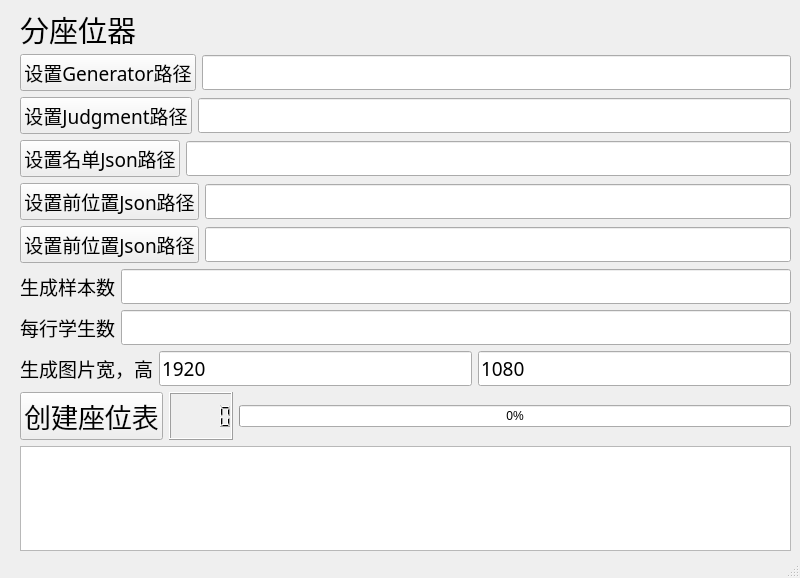
<?xml version="1.0" encoding="UTF-8"?>
<ui version="4.0">
 <class>MainWindow</class>
 <widget class="QMainWindow" name="MainWindow">
  <property name="enabled">
   <bool>true</bool>
  </property>
  <property name="geometry">
   <rect>
    <x>0</x>
    <y>0</y>
    <width>800</width>
    <height>578</height>
   </rect>
  </property>
  <property name="acceptDrops">
   <bool>false</bool>
  </property>
  <property name="windowTitle">
   <string>MainWindow</string>
  </property>
  <property name="tabShape">
   <enum>QTabWidget::Rounded</enum>
  </property>
  <widget class="QWidget" name="centralwidget">
   <widget class="QWidget" name="layoutWidget">
    <property name="geometry">
     <rect>
      <x>20</x>
      <y>10</y>
      <width>771</width>
      <height>541</height>
     </rect>
    </property>
    <layout class="QVBoxLayout" name="verticalLayout_3">
     <item>
      <widget class="QLabel" name="label">
       <property name="minimumSize">
        <size>
         <width>0</width>
         <height>38</height>
        </size>
       </property>
       <property name="font">
        <font>
         <family>微软雅黑</family>
         <pointsize>22</pointsize>
        </font>
       </property>
       <property name="text">
        <string>分座位器</string>
       </property>
      </widget>
     </item>
     <item>
      <layout class="QVBoxLayout" name="verticalLayout_2">
       <item>
        <layout class="QVBoxLayout" name="verticalLayout">
         <item>
          <layout class="QHBoxLayout" name="horizontalLayout">
           <item>
            <widget class="QPushButton" name="SetGeneratorPath">
             <property name="font">
              <font>
               <family>微软雅黑</family>
               <pointsize>14</pointsize>
               <weight>50</weight>
               <bold>false</bold>
              </font>
             </property>
             <property name="text">
              <string>设置Generator路径</string>
             </property>
            </widget>
           </item>
           <item>
            <widget class="QLineEdit" name="GeneratorPath">
             <property name="font">
              <font>
               <family>微软雅黑</family>
               <pointsize>14</pointsize>
              </font>
             </property>
             <property name="frame">
              <bool>true</bool>
             </property>
             <property name="clearButtonEnabled">
              <bool>false</bool>
             </property>
            </widget>
           </item>
          </layout>
         </item>
         <item>
          <layout class="QHBoxLayout" name="horizontalLayout_2">
           <item>
            <widget class="QPushButton" name="SetJudgmentPath">
             <property name="font">
              <font>
               <family>微软雅黑</family>
               <pointsize>14</pointsize>
               <weight>50</weight>
               <bold>false</bold>
              </font>
             </property>
             <property name="text">
              <string>设置Judgment路径</string>
             </property>
            </widget>
           </item>
           <item>
            <widget class="QLineEdit" name="JudgmentPath">
             <property name="font">
              <font>
               <family>微软雅黑</family>
               <pointsize>14</pointsize>
              </font>
             </property>
            </widget>
           </item>
          </layout>
         </item>
         <item>
          <layout class="QHBoxLayout" name="horizontalLayout_8">
           <item>
            <widget class="QPushButton" name="SetNames">
             <property name="font">
              <font>
               <family>微软雅黑</family>
               <pointsize>14</pointsize>
               <weight>50</weight>
               <bold>false</bold>
              </font>
             </property>
             <property name="text">
              <string>设置名单Json路径</string>
             </property>
            </widget>
           </item>
           <item>
            <widget class="QLineEdit" name="Names">
             <property name="font">
              <font>
               <family>微软雅黑</family>
               <pointsize>14</pointsize>
              </font>
             </property>
             <property name="frame">
              <bool>true</bool>
             </property>
             <property name="clearButtonEnabled">
              <bool>false</bool>
             </property>
            </widget>
           </item>
          </layout>
         </item>
         <item>
          <layout class="QHBoxLayout" name="horizontalLayout_3">
           <item>
            <widget class="QPushButton" name="SetJsonPath">
             <property name="font">
              <font>
               <family>微软雅黑</family>
               <pointsize>14</pointsize>
               <weight>50</weight>
               <bold>false</bold>
              </font>
             </property>
             <property name="text">
              <string>设置前位置Json路径</string>
             </property>
            </widget>
           </item>
           <item>
            <widget class="QLineEdit" name="JsonPath">
             <property name="font">
              <font>
               <family>微软雅黑</family>
               <pointsize>14</pointsize>
              </font>
             </property>
            </widget>
           </item>
          </layout>
         </item>
         <item>
          <layout class="QHBoxLayout" name="horizontalLayout_17">
           <item>
            <widget class="QPushButton" name="SetJsonPath_3">
             <property name="font">
              <font>
               <family>微软雅黑</family>
               <pointsize>14</pointsize>
               <weight>50</weight>
               <bold>false</bold>
              </font>
             </property>
             <property name="text">
              <string>设置前位置Json路径</string>
             </property>
            </widget>
           </item>
           <item>
            <widget class="QLineEdit" name="JsonPath_3">
             <property name="font">
              <font>
               <family>微软雅黑</family>
               <pointsize>14</pointsize>
              </font>
             </property>
             <property name="text">
              <string/>
             </property>
            </widget>
           </item>
          </layout>
         </item>
         <item>
          <layout class="QHBoxLayout" name="horizontalLayout_6">
           <item>
            <widget class="QLabel" name="label_2">
             <property name="font">
              <font>
               <family>微软雅黑</family>
               <pointsize>14</pointsize>
              </font>
             </property>
             <property name="text">
              <string>生成样本数</string>
             </property>
            </widget>
           </item>
           <item>
            <widget class="QLineEdit" name="SampleNumber">
             <property name="font">
              <font>
               <family>微软雅黑</family>
               <pointsize>14</pointsize>
              </font>
             </property>
            </widget>
           </item>
          </layout>
         </item>
         <item>
          <layout class="QHBoxLayout" name="horizontalLayout_5">
           <item>
            <widget class="QLabel" name="label_3">
             <property name="font">
              <font>
               <family>微软雅黑</family>
               <pointsize>14</pointsize>
              </font>
             </property>
             <property name="text">
              <string>每行学生数</string>
             </property>
            </widget>
           </item>
           <item>
            <widget class="QLineEdit" name="splNumber">
             <property name="font">
              <font>
               <family>微软雅黑</family>
               <pointsize>14</pointsize>
              </font>
             </property>
            </widget>
           </item>
          </layout>
         </item>
         <item>
          <layout class="QHBoxLayout" name="horizontalLayout_4">
           <item>
            <widget class="QLabel" name="label_4">
             <property name="font">
              <font>
               <family>微软雅黑</family>
               <pointsize>14</pointsize>
              </font>
             </property>
             <property name="text">
              <string>生成图片宽，高</string>
             </property>
            </widget>
           </item>
           <item>
            <widget class="QLineEdit" name="PicWidth">
             <property name="font">
              <font>
               <family>微软雅黑</family>
               <pointsize>14</pointsize>
              </font>
             </property>
             <property name="text">
              <string>1920</string>
             </property>
            </widget>
           </item>
           <item>
            <widget class="QLineEdit" name="PicHeight">
             <property name="font">
              <font>
               <family>微软雅黑</family>
               <pointsize>14</pointsize>
              </font>
             </property>
             <property name="text">
              <string>1080</string>
             </property>
            </widget>
           </item>
          </layout>
         </item>
        </layout>
       </item>
       <item>
        <layout class="QHBoxLayout" name="horizontalLayout_7">
         <item>
          <widget class="QPushButton" name="Generate">
           <property name="font">
            <font>
             <family>微软雅黑</family>
             <pointsize>20</pointsize>
            </font>
           </property>
           <property name="text">
            <string>创建座位表</string>
           </property>
          </widget>
         </item>
         <item>
          <widget class="QLCDNumber" name="Progress">
           <property name="mode">
            <enum>QLCDNumber::Dec</enum>
           </property>
           <property name="value" stdset="0">
            <double>0.000000000000000</double>
           </property>
          </widget>
         </item>
         <item>
          <widget class="QProgressBar" name="ProgressBar">
           <property name="maximum">
            <number>100</number>
           </property>
           <property name="value">
            <number>0</number>
           </property>
           <property name="format">
            <string>%p%</string>
           </property>
          </widget>
         </item>
        </layout>
       </item>
       <item>
        <widget class="QListWidget" name="InfoList"/>
       </item>
      </layout>
     </item>
    </layout>
   </widget>
  </widget>
  <widget class="QStatusBar" name="statusbar"/>
 </widget>
 <resources/>
 <connections/>
</ui>
